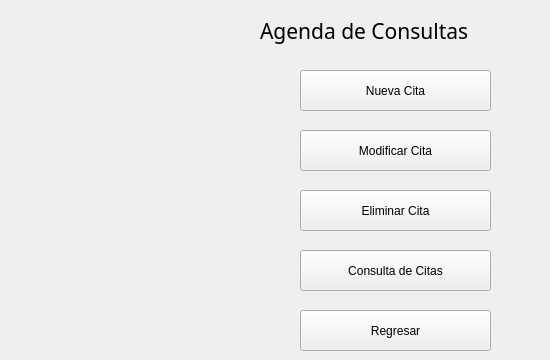
    <widget class="QWidget" name="AgendaConsulta">
     <widget class="QLabel" name="label_79">
      <property name="geometry">
       <rect>
        <x>260</x>
        <y>10</y>
        <width>281</width>
        <height>41</height>
       </rect>
      </property>
      <property name="font">
       <font>
        <family>Segoe UI Black</family>
        <pointsize>16</pointsize>
       </font>
      </property>
      <property name="text">
       <string>Agenda de Consultas</string>
      </property>
     </widget>
     <widget class="QPushButton" name="pushButton_55">
      <property name="geometry">
       <rect>
        <x>300</x>
        <y>70</y>
        <width>191</width>
        <height>41</height>
       </rect>
      </property>
      <property name="text">
       <string>Nueva Cita</string>
      </property>
     </widget>
     <widget class="QPushButton" name="pushButton_56">
      <property name="geometry">
       <rect>
        <x>300</x>
        <y>130</y>
        <width>191</width>
        <height>41</height>
       </rect>
      </property>
      <property name="text">
       <string>Modificar Cita</string>
      </property>
     </widget>
     <widget class="QPushButton" name="pushButton_57">
      <property name="geometry">
       <rect>
        <x>300</x>
        <y>190</y>
        <width>191</width>
        <height>41</height>
       </rect>
      </property>
      <property name="text">
       <string>Eliminar Cita</string>
      </property>
     </widget>
     <widget class="QPushButton" name="pushButton_58">
      <property name="geometry">
       <rect>
        <x>300</x>
        <y>250</y>
        <width>191</width>
        <height>41</height>
       </rect>
      </property>
      <property name="text">
       <string>Consulta de Citas</string>
      </property>
     </widget>
     <widget class="QPushButton" name="pushButton_59">
      <property name="geometry">
       <rect>
        <x>300</x>
        <y>310</y>
        <width>191</width>
        <height>41</height>
       </rect>
      </property>
      <property name="text">
       <string>Regresar</string>
      </property>
     </widget>
    </widget>
